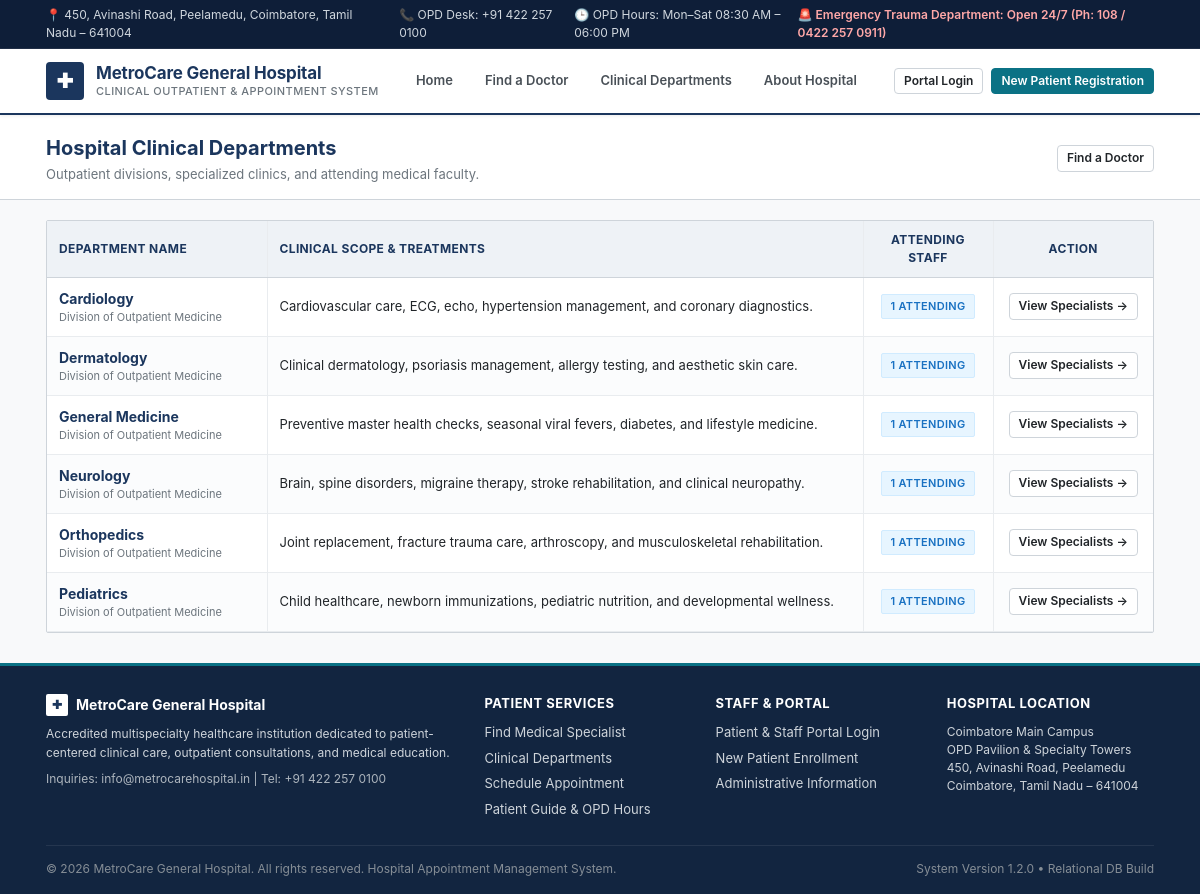
The page /departments on the database its author committed.
### tables this page shows
CREATE TABLE departments (
        id INTEGER PRIMARY KEY AUTOINCREMENT,
        name TEXT UNIQUE NOT NULL,
        icon TEXT NOT NULL,
        description TEXT NOT NULL
    );

### app/main.py (the view)
@main_bp.route('/departments')
def departments():
    conn = get_db_connection()
    depts = conn.execute("""
        SELECT dept.*, COUNT(d.id) as doctor_count
        FROM departments dept
        LEFT JOIN doctors d ON dept.id = d.department_id
        GROUP BY dept.id
        ORDER BY dept.name ASC
    """).fetchall()
    conn.close()
    return render_template('departments.html', departments=depts)

### app/database.py (called while the page is built)
def get_db_connection():
    from flask import current_app
    db_file = DB_PATH
    try:
        if current_app and 'DATABASE' in current_app.config:
            db_file = current_app.config['DATABASE']
    except RuntimeError:
        pass
    conn = sqlite3.connect(db_file)
    conn.row_factory = sqlite3.Row
    conn.execute("PRAGMA foreign_keys = ON")
    return conn

### app/templates/departments.html (shortened to what this page needs)
{% extends 'base.html' %}
{% block content %}
<div class="page-title-bar">
  <div class="container">
    <div>
      <h1 class="page-heading">Hospital Clinical Departments</h1>
      <div class="page-subheading">Outpatient divisions, specialized clinics, and attending medical faculty.</div>
    </div>
    <a href="{{ url_for('main.doctors') }}" class="btn btn-secondary btn-sm">Find a Doctor</a>
  </div>
</div>
<div class="container" style="padding-bottom: 30px;">
  <div class="table-wrapper">
    <table class="hospital-table">
      <thead>
        <tr>
          <th style="width: 220px;">Department Name</th>
          <th>Clinical Scope & Treatments</th>
          <th style="width: 130px; text-align: center;">Attending Staff</th>
          <th style="width: 160px; text-align: center;">Action</th>
        </tr>
      </thead>
      <tbody>
        {% for dept in departments %}
        <tr>
          <td>
            <strong style="color: var(--hospital-navy); font-size: 14px;">{{ dept.name }}</strong>
            <div style="font-size: 11px; color: var(--text-muted);">Division of Outpatient Medicine</div>
          </td>
          <td style="font-size: 13px; line-height: 1.5;">
            {{ dept.description }}
          </td>
          <td style="text-align: center;">
            <span class="status-badge status-scheduled">{{ dept.doctor_count }} Attending{{ 's' if dept.doctor_count != 1 else '' }}</span>
          </td>
          <td style="text-align: center;">
            <a href="{{ url_for('main.doctors', department=dept.id) }}" class="btn btn-secondary btn-sm">
              View Specialists &rarr;
            </a>
          </td>
        </tr>
        {% endfor %}
      </tbody>
    </table>
  </div>
</div>
{% endblock %}

### app/static/css/styles.css (style rules this page uses)
:root { --hospital-navy: #1B365D; --hospital-navy-dark: #122540; --hospital-navy-light: #2A4B7C; --hospital-teal: #0B7285; --hospital-teal-light: #E3FAFC; --hospital-accent: #008080; --status-scheduled: #1971C2; --status-scheduled-bg: #E7F5FF; --status-completed: #2B8A3E; --status-completed-bg: #EBFBEE; --status-cancelled: #C92A2A; --status-cancelled-bg: #FFF5F5; --status-rescheduled: #D9480F; --status-rescheduled-bg: #FFF4E6; --bg-page: #F8F9FA; --bg-white: #FFFFFF; --bg-subtle: #F1F3F5; --bg-header-top: #0E1E38; --border-color: #CED4DA; --border-light: #E9ECEF; --border-dark: #ADB5BD; --text-dark: #212529; --text-secondary: #495057; --text-muted: #6C757D; --radius-xs: 2px; --radius-sm: 4px; --radius-md: 6px; --shadow-subtle: 0 1px 3px rgba(0, 0, 0, 0.08); --shadow-card: 0 1px 2px rgba(0, 0, 0, 0.06); }
*, *::before, *::after { box-sizing: border-box; margin: 0; padding: 0; }
body { font-family: -apple-system, BlinkMacSystemFont, "Segoe UI", Roboto, "Helvetica Neue", Arial, sans-serif; font-size: 14px; line-height: 1.5; color: var(--text-dark); background-color: var(--bg-page); min-height: 100vh; display: flex; flex-direction: column; }
a { color: var(--hospital-navy); text-decoration: none; }
.container { width: 100%; max-width: 1140px; margin: 0 auto; padding: 0 16px; }
.btn { display: inline-flex; align-items: center; justify-content: center; gap: 6px; font-size: 13px; font-weight: 600; padding: 7px 14px; border-radius: var(--radius-sm); border: 1px solid transparent; cursor: pointer; text-decoration: none !important; line-height: 1.4; white-space: nowrap; transition: background-color 0.15s ease, border-color 0.15s ease; }
.btn-secondary { background-color: #FFFFFF; border-color: var(--border-color); color: var(--text-dark) !important; }
.btn-sm { padding: 4px 9px; font-size: 12px; }
.status-badge { display: inline-block; padding: 3px 8px; font-size: 11px; font-weight: 600; border-radius: var(--radius-xs); text-transform: uppercase; letter-spacing: 0.03em; border: 1px solid transparent; }
.status-scheduled { background-color: var(--status-scheduled-bg); color: var(--status-scheduled); border-color: #D0EBFF; }
.table-wrapper { overflow-x: auto; border: 1px solid var(--border-color); background: #FFFFFF; border-radius: var(--radius-xs); }
.hospital-table { width: 100%; border-collapse: collapse; font-size: 13px; text-align: left; }
.hospital-table th { background-color: #EEF2F6; color: var(--hospital-navy); font-weight: 700; font-size: 12px; text-transform: uppercase; letter-spacing: 0.03em; padding: 10px 12px; border-bottom: 1px solid var(--border-color); border-right: 1px solid var(--border-light); }
.hospital-table th:last-child { border-right: none; }
.hospital-table td { padding: 10px 12px; border-bottom: 1px solid var(--border-light); border-right: 1px solid var(--border-light); color: var(--text-dark); vertical-align: middle; }
.hospital-table td:last-child { border-right: none; }
.hospital-table tbody tr:nth-child(even) { background-color: #FBFCFD; }
.page-title-bar { padding: 18px 0 14px; border-bottom: 1px solid var(--border-color); margin-bottom: 20px; background-color: #FFFFFF; }
.page-title-bar .container { display: flex; justify-content: space-between; align-items: center; }
.page-heading { font-size: 20px; font-weight: 700; color: var(--hospital-navy); margin: 0; }
.page-subheading { font-size: 13px; color: var(--text-muted); margin-top: 2px; }

### rows shown on the page
departments: name "Cardiology", description "Cardiovascular care, ECG, echo, hypertension management, and coronary diagnostics.", doctor_count "1"
departments: name "Dermatology", description "Clinical dermatology, psoriasis management, allergy testing, and aesthetic skin care.", doctor_count "1"
departments: name "General Medicine", description "Preventive master health checks, seasonal viral fevers, diabetes, and lifestyle medicine.", doctor_count "1"
departments: name "Neurology", description "Brain, spine disorders, migraine therapy, stroke rehabilitation, and clinical neuropathy.", doctor_count "1"
departments: name "Orthopedics", description "Joint replacement, fracture trauma care, arthroscopy, and musculoskeletal rehabilitation.", doctor_count "1"
departments: name "Pediatrics", description "Child healthcare, newborn immunizations, pediatric nutrition, and developmental wellness.", doctor_count "1"
